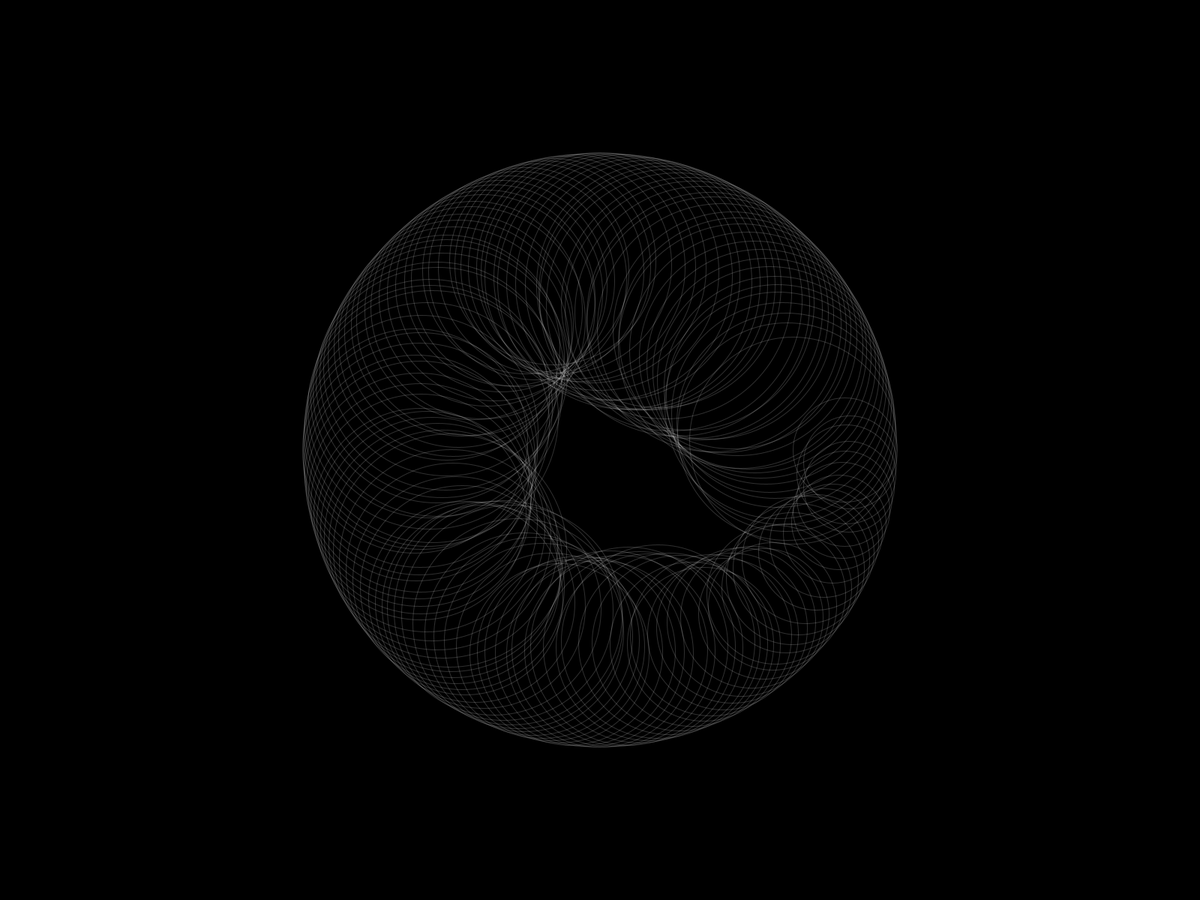
Frame 1 (no input)
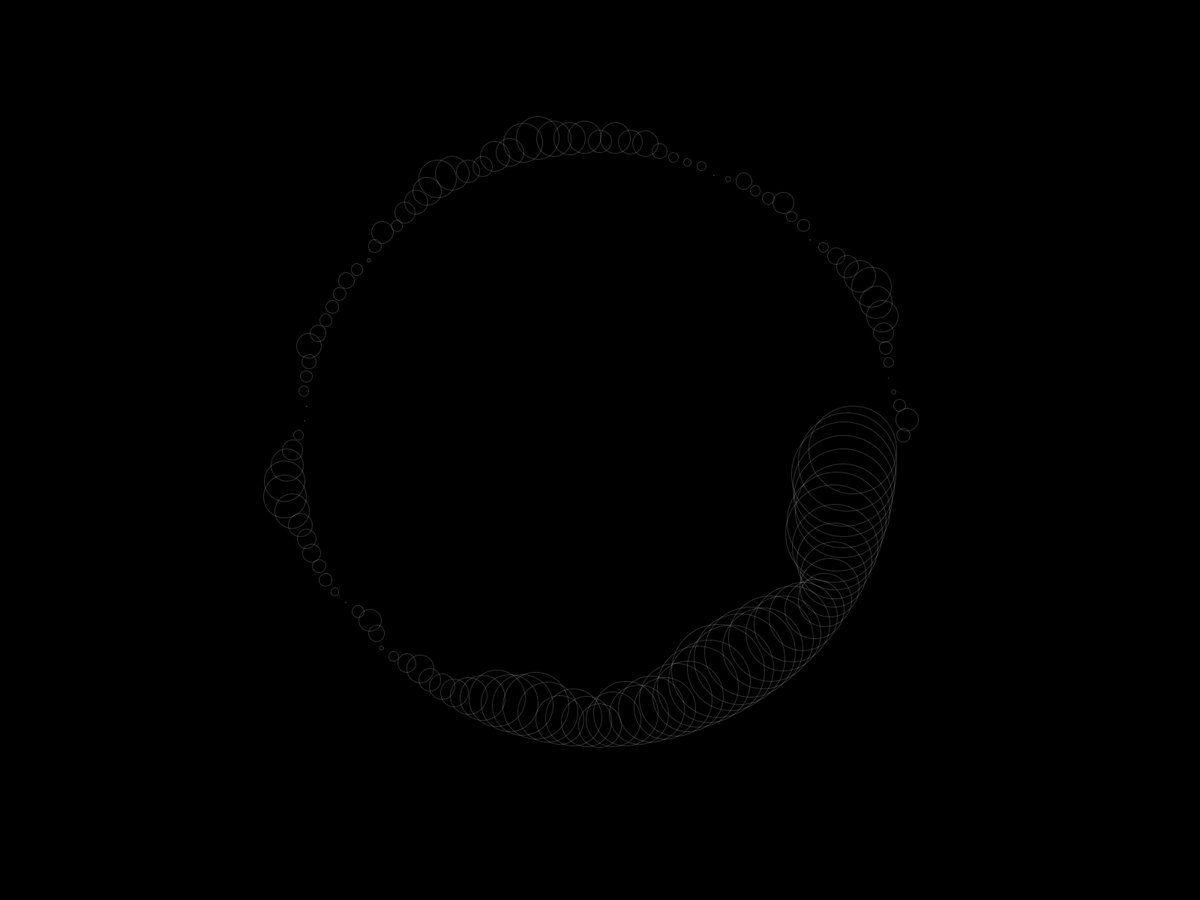
Frame 60 (the mouse pressed at the canvas centre just before this capture)
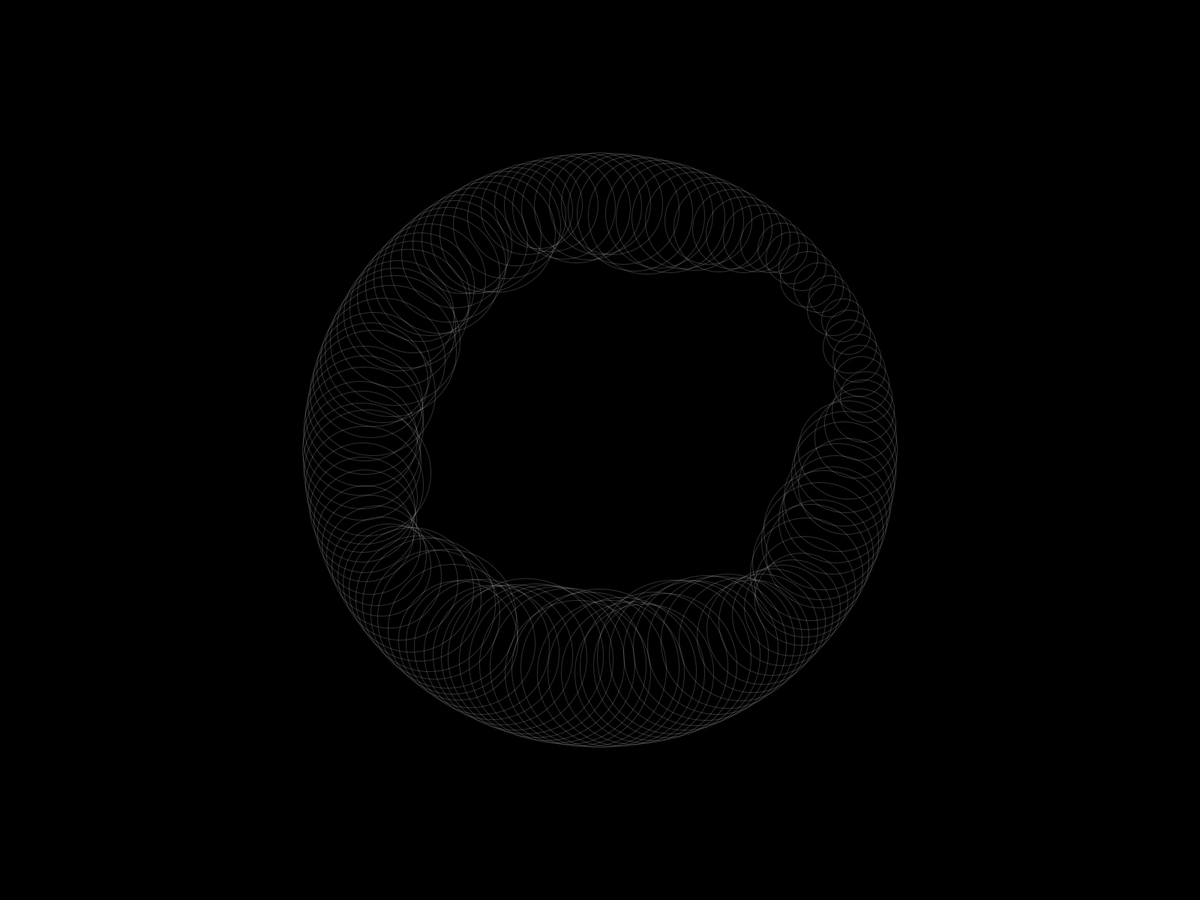
Frame 120 (the mouse held since frame 60 and released just before this capture)

The Processing sketch that drew these frames (run headless with seeded random() and noise(); from frame 60 on, the mouse is pressed at the canvas centre):

// Processing sketch: Spyrograph
// ── Spyrograph.pde
/**
 * Constants
 */

/**
 * Values
 */

private ShapeMover shapeMover;

/**
 * Lifecycle
 */

void setup() {
  //size(1920, 1080);
  fullScreen();
  // fullScreen(2);
  background(0);
    frameRate(60f);

  initShapeMovers();
}

void draw() {
  //background(0);
  updateAndDrawShapes();
}

/*
 * Implementation
 */

private void initShapeMovers() {
  final float radiusLimit = min(width, height) * 0.33f;
  final PVector centerPosition = new PVector(width / 2f, height / 2f);
  final float trackRadiusFactor = 0.33f + random(0.67f);
  final float trackRadiusVelocity = getRandomTrackRadiusVelocity();
  final float angleOnTrack = 0f;
  final float angleOnTrackVelocity = TWO_PI / 100f;

  shapeMover = new ShapeMover(
    radiusLimit, 
    centerPosition, 
    trackRadiusFactor, 
    trackRadiusVelocity, 
    angleOnTrack, 
    angleOnTrackVelocity
    );
}

private void updateAndDrawShapes() {
  background(0);
  shapeMover.update();
  noFill();
  stroke(0x30FFFFFF);


  final PVector center = new PVector(width / 2f, height / 2f);
  final float maxRadius = min(width, height) * 0.33f;
  float currentRadius = maxRadius * 0.33f;

  final float startAngle = 0f;// millis() % 1000f / 1000f * TWO_PI;
  final float maxAngle = TWO_PI + startAngle;
  final int numOfCircles = 128;
  final float angleStep = TWO_PI / numOfCircles;
  
  for (float angle = startAngle; angle < maxAngle; angle += angleStep) {
    currentRadius += getJitter(32f);
    final float x = center.x + (cos(angle) * (maxRadius - currentRadius / 2f));
    final float y = center.y + (sin(angle) * (maxRadius - currentRadius / 2f));
    ellipse(x, y, currentRadius, currentRadius);
  }
}

private float getJitter(final float range) {
  return (range / 2f) - random(range);
}

private float getRandomTrackRadiusVelocity() {
  return 2f;
}

// ── ShapeMover.pde
class ShapeMover {

  private float radiusLimit;

  private PVector centerPosition;

  private float trackRadius;
  
  private float trackRadiusVelocity;

  private float angleOnTrack;

  private float angleOnTrackVelocity;

  public ShapeMover(
    final float radiusLimit_, 
    final PVector centerPosition_, 
    final float trackRadiusFactor,
    final float trackRadiusVelocity_,
    final float angleOnTrack_, 
    final float angleOnTrackVelocity_
    ) {
    radiusLimit = radiusLimit_;
    centerPosition = centerPosition_;
    if (trackRadiusFactor > 1f) {
      trackRadius = radiusLimit;
    } else {
      trackRadius = radiusLimit * trackRadiusFactor;
    }
    trackRadiusVelocity = trackRadiusVelocity_;
    angleOnTrack = angleOnTrack_;
    angleOnTrackVelocity = angleOnTrackVelocity_;
  }
  
  public void update() {
    angleOnTrack += angleOnTrackVelocity;
    trackRadius += trackRadiusVelocity;
  }

  public void drawConfigured() {
    final float radiusDifference = radiusLimit - trackRadius;
    final PVector position = new PVector(
      centerPosition.x + (cos(angleOnTrack) * radiusDifference), 
      centerPosition.y + (sin(angleOnTrack) * radiusDifference)
      );

    ellipse(position.x, position.y, radiusDifference, radiusDifference);
  }
}
